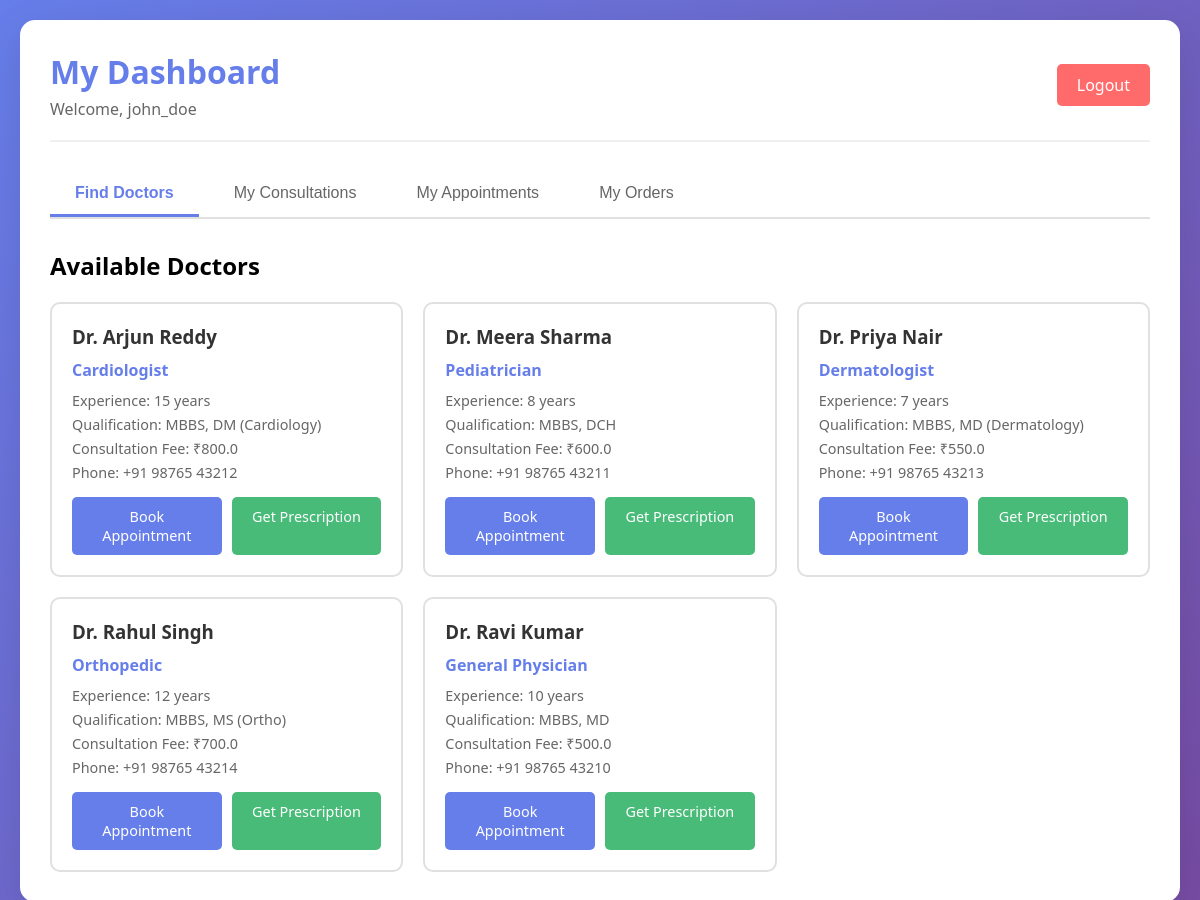
The page /user-dashboard (signed in) on the database as committed earlier.
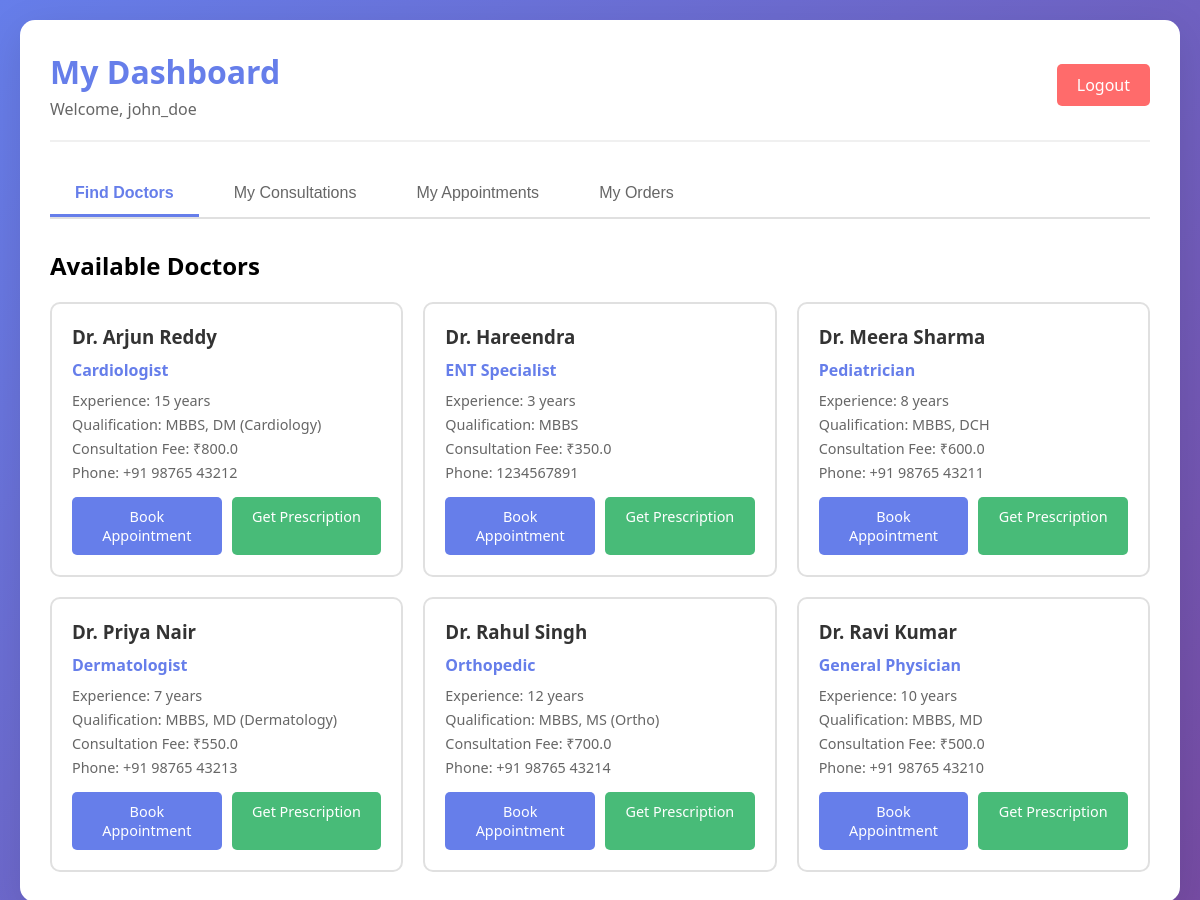
The same page on the database as committed later.
### tables this page shows
CREATE TABLE doctors (
            id INTEGER PRIMARY KEY AUTOINCREMENT,
            username TEXT UNIQUE NOT NULL,
            password TEXT NOT NULL,
            full_name TEXT NOT NULL,
            specialization TEXT NOT NULL,
            email TEXT,
            phone TEXT,
            experience_years INTEGER,
            qualification TEXT,
            consultation_fee REAL,
            available BOOLEAN DEFAULT 1,
            created_at TIMESTAMP DEFAULT CURRENT_TIMESTAMP
        );

CREATE TABLE medicine_orders (
            id INTEGER PRIMARY KEY AUTOINCREMENT,
            user_id INTEGER,
            fullname TEXT NOT NULL,
            phone TEXT NOT NULL,
            zipcode TEXT NOT NULL,
            town TEXT NOT NULL,
            landmark TEXT NOT NULL,
            prescription_file TEXT,
            status TEXT DEFAULT 'pending',
            created_at TIMESTAMP DEFAULT CURRENT_TIMESTAMP,
            FOREIGN KEY (user_id) REFERENCES users (id)
        );

### app.py (the view)
@app.route('/user-dashboard')
@login_required
def user_dashboard():
    user_id = session.get('user_id')
    doctors = db.get_all_doctors()
    consultations = db.get_user_consultations(user_id)
    appointments = db.get_user_appointments(user_id)
    orders = db.get_user_orders(user_id)
    return render_template('user_dashboard.html',
                         doctors=doctors,
                         consultations=consultations,
                         appointments=appointments,
                         orders=orders,
                         username=session.get('username'))

### app.py (called while the page is built)
def login_required(f):
    @wraps(f)
    def decorated_function(*args, **kwargs):
        if 'user_id' not in session:
            flash('Please login to access this page.', 'error')
            return redirect(url_for('login'))
        return f(*args, **kwargs)
    return decorated_function

### database.py (called while the page is built)
def get_db_connection():
    conn = sqlite3.connect(DATABASE)
    conn.row_factory = sqlite3.Row
    return conn

def get_all_doctors():
    conn = get_db_connection()
    doctors = conn.execute('SELECT * FROM doctors WHERE available = 1 ORDER BY full_name').fetchall()
    conn.close()
    return doctors

def get_user_consultations(user_id):
    conn = get_db_connection()
    consultations = conn.execute('''
        SELECT c.*, d.full_name as doctor_name, d.specialization
        FROM consultations c
        LEFT JOIN doctors d ON c.doctor_id = d.id
        WHERE c.user_id = ?
        ORDER BY c.created_at DESC
    ''', (user_id,)).fetchall()
    conn.close()
    return consultations

def get_user_appointments(user_id):
    conn = get_db_connection()
    appointments = conn.execute('''
        SELECT a.*, d.full_name as doctor_name, d.specialization, d.consultation_fee
        FROM appointments a
        LEFT JOIN doctors d ON a.doctor_id = d.id
        WHERE a.user_id = ?
        ORDER BY a.appointment_date DESC, a.appointment_time DESC
    ''', (user_id,)).fetchall()
    conn.close()
    return appointments

def get_user_orders(user_id):
    conn = get_db_connection()
    orders = conn.execute('''
        SELECT * FROM medicine_orders
        WHERE user_id = ?
        ORDER BY created_at DESC
    ''', (user_id,)).fetchall()
    conn.close()
    return orders

### templates/user_dashboard.html (shortened to what this page needs)
<!DOCTYPE html>
<html lang="en">
<head>
</head>
<body>
  <div class="container">
    <header>
      <div>
        <h1>My Dashboard</h1>
        <p style="color: #666; margin-top: 5px;">Welcome, {{ username }}</p>
      </div>
      <a href="{{ url_for('logout') }}" class="logout-btn">Logout</a>
    </header>
    <div class="tabs">
      <button class="tab-btn active" onclick="showTab('doctors')">Find Doctors</button>
      <button class="tab-btn" onclick="showTab('consultations')">My Consultations</button>
      <button class="tab-btn" onclick="showTab('appointments')">My Appointments</button>
      <button class="tab-btn" onclick="showTab('orders')">My Orders</button>
    </div>
    <div id="doctors" class="tab-content active">
      <h2>Available Doctors</h2>
      <div class="doctors-grid">
        {% for doctor in doctors %}
          <div class="doctor-card">
            <h3>{{ doctor.full_name }}</h3>
            <p class="specialization">{{ doctor.specialization }}</p>
            <p class="info">Experience: {{ doctor.experience_years }} years</p>
            <p class="info">Qualification: {{ doctor.qualification }}</p>
            <p class="info">Consultation Fee: ₹{{ doctor.consultation_fee }}</p>
            {% if doctor.phone %}
              <p class="info">Phone: {{ doctor.phone }}</p>
            {% endif %}
            <div class="actions">
              <a href="{{ url_for('book_appointment', doctor_id=doctor.id) }}" class="btn btn-primary">Book Appointment</a>
              <a href="{{ url_for('request_prescription', doctor_id=doctor.id) }}" class="btn btn-secondary">Get Prescription</a>
            </div>
          </div>
        {% endfor %}
      </div>
    </div>
  </div>
</body>
</html>

### templates/user_dashboard.html (style rules this page uses)
* { margin: 0; padding: 0; box-sizing: border-box; }
body { font-family: 'Segoe UI', Tahoma, Geneva, Verdana, sans-serif; background: linear-gradient(135deg, #667eea 0%, #764ba2 100%); min-height: 100vh; padding: 20px; }
.container { max-width: 1400px; margin: 0 auto; background: white; border-radius: 15px; padding: 30px; box-shadow: 0 10px 40px rgba(0,0,0,0.1); }
header { display: flex; justify-content: space-between; align-items: center; margin-bottom: 30px; padding-bottom: 20px; border-bottom: 2px solid #f0f0f0; }
h1 { color: #667eea; font-size: 2em; }
.logout-btn { background: #ff6b6b; color: white; padding: 10px 20px; border: none; border-radius: 5px; cursor: pointer; text-decoration: none; transition: background 0.3s; }
.tabs { display: flex; gap: 10px; margin-bottom: 30px; border-bottom: 2px solid #e0e0e0; flex-wrap: wrap; }
.tab-btn { padding: 12px 25px; background: none; border: none; cursor: pointer; font-size: 1em; color: #666; border-bottom: 3px solid transparent; transition: all 0.3s; }
.tab-btn.active { color: #667eea; border-bottom-color: #667eea; font-weight: 600; }
.tab-content { display: none; }
.tab-content.active { display: block; }
.doctors-grid { display: grid; grid-template-columns: repeat(auto-fill, minmax(300px, 1fr)); gap: 20px; margin-top: 20px; }
.doctor-card { background: white; border: 2px solid #e0e0e0; border-radius: 10px; padding: 20px; transition: all 0.3s; }
.doctor-card h3 { color: #333; margin-bottom: 10px; }
.doctor-card .specialization { color: #667eea; font-weight: 600; margin-bottom: 10px; }
.doctor-card .info { color: #666; font-size: 0.9em; margin-bottom: 5px; }
.doctor-card .actions { display: flex; gap: 10px; margin-top: 15px; }
.btn { padding: 10px 15px; border: none; border-radius: 5px; cursor: pointer; text-decoration: none; font-size: 0.9em; transition: all 0.3s; flex: 1; text-align: center; }
.btn-primary { background: #667eea; color: white; }
.btn-secondary { background: #48bb78; color: white; }

Rows that differ between the two databases and show on the page:
added medicine_orders: fullname "john_doe"
added doctors: full_name "Dr. Hareendra", specialization "ENT Specialist", experience_years "3", qualification "MBBS", consultation_fee "350.0", phone "1234567891"
Other text that changed with them:
{{ username }}: "john_doe" → (not shown)
